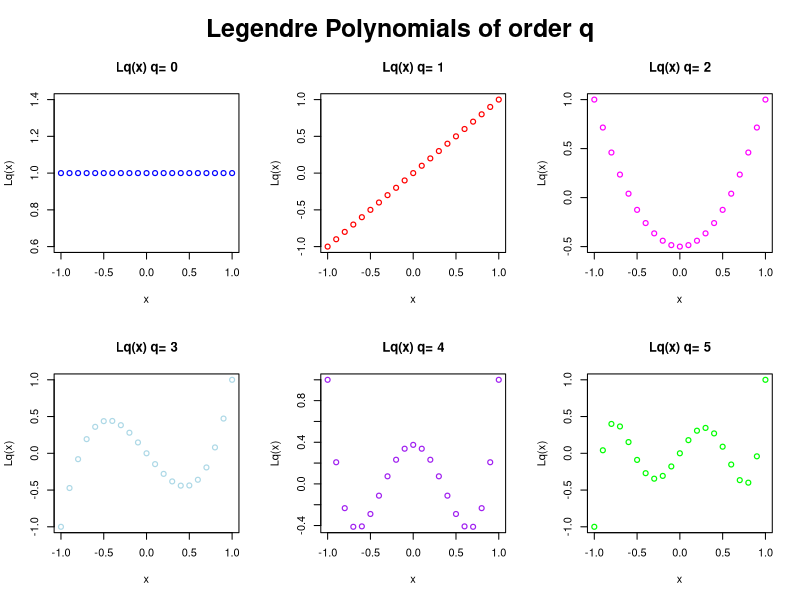
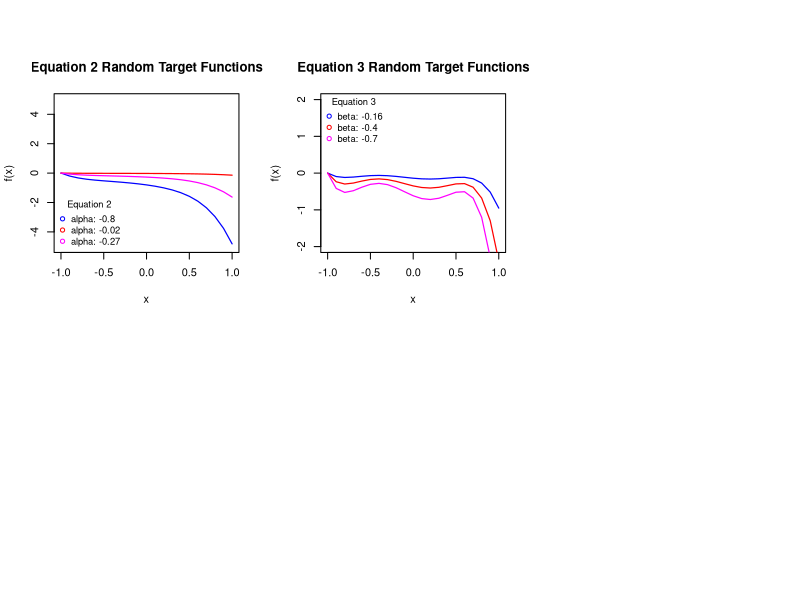

These charts were generated, in order, by the following R code:
lq=function(x,q){
  coeff=2**q
  summands_store=c()
  for(k in 0:q) { # These are the ks we are summing over
    
    summands_k=(x**k)*(choose(q,k)*choose(((q+k-1)/2),q)  )
    summands_store=c(summands_store,summands_k)
  }
  
  f_x=coeff*sum(summands_store)
  
  return(f_x)
  
}


# plot the above
# USE sapply to vectorize the calculation across a supplied vector
x_list=list(x=seq(-1,1,0.1))

x=seq(-1,1,0.1)
Qs=seq(0,5,1)

q_cols=c('blue','red','magenta','lightblue','purple','green')



par(mfrow = c(2, 3),oma = c(0, 0, 3, 0))

for(i in 1:length(Qs)){ #c(min(sapply(x,lq,q=5)),max(sapply(x,lq,q=5)))
  q_i=Qs[i]
  plot(x,sapply(x,lq,q=q_i),col=q_cols[i],lwd=1.2,xlab='x',ylab='Lq(x)',main= paste('Lq(x) q=',q_i))
  
  
}

mtext("Legendre Polynomials of order q", side = 3, outer = TRUE, cex = 1.5, font = 2)

set.seed(30)

alpha_qs=runif(3,-1,1)
beta_qs=runif(3,-1,1)

target_alpha=function(x,alpha_q,Qf){
  store_q=c()
  for(q_i in 0:Qf){
    
    store_q=c(store_q,alpha_q*(x**q_i))
  }
  
  ret=sum(store_q)
  return(ret)
}


target_beta=function(x,beta_q,Qf){
  store_q=c()
  for(q_i in 0:Qf){
    Lq=lq(x,q_i)
    store_q=c(store_q,beta_q*Lq)
  }
  
  ret=sum(store_q)
  return(ret)
}


# Plot the above target_alpha

plot(NULL,xlim=c(-1,1),ylim=c(-5,5),xlab='x',ylab='f(x)',main='Equation 2 Random Target Functions')

q_cols=c('blue','red','magenta','lightblue','purple','green')

for(i in 1:length(alpha_qs)){
  alpha=alpha_qs[i]
  
  lines(x,sapply(x,target_alpha,alpha_q=alpha,Qf=5),col=q_cols[i],lwd=1.2)
}


legend("bottomleft", 
       legend = c( paste('alpha:',round(alpha_qs[1],2)),paste('alpha:',round(alpha_qs[2],2)),paste('alpha:',round(alpha_qs[3],2))), # Text labels
       col = q_cols[1:3],                           
       pch = 1, 
       cex=0.85,
       title = "Equation 2",
       bty='n') 

# Plot the above target_beta


plot(NULL,xlim=c(-1,1),ylim=c(-2,2),xlab='x',ylab='f(x)',main='Equation 3 Random Target Functions')

for(i in 1:length(beta_qs)){
  beta_i=beta_qs[i]
  lines(x,sapply(x,target_beta,beta_q=beta_i,Qf=5),col=q_cols[i],lwd=1.2)
}


legend("topleft", 
       legend = c( paste('beta:',round(beta_qs[1],2)),paste('beta:',round(beta_qs[2],2)),paste('beta:',round(beta_qs[3],2))), # Text labels
       col = q_cols[1:3],                           
       pch = 1, 
       cex=0.85,
       title = "Equation 3",
       bty='n')
